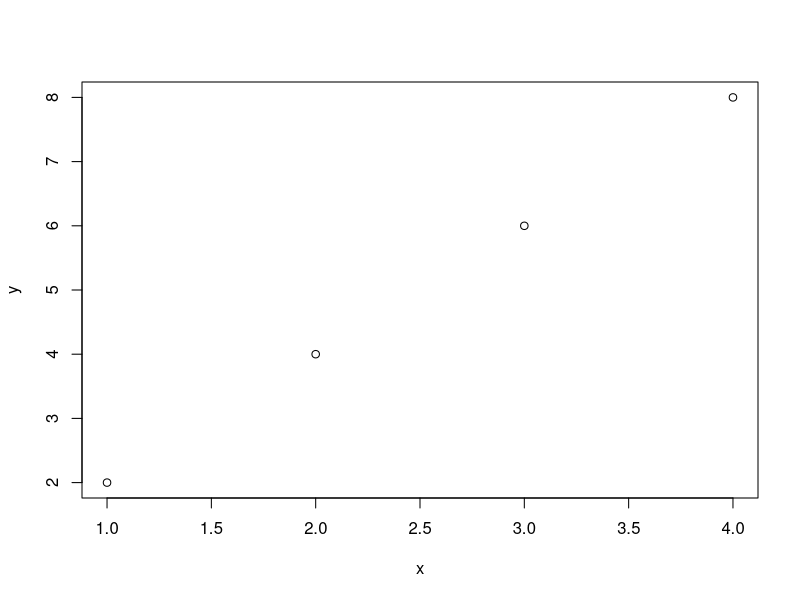
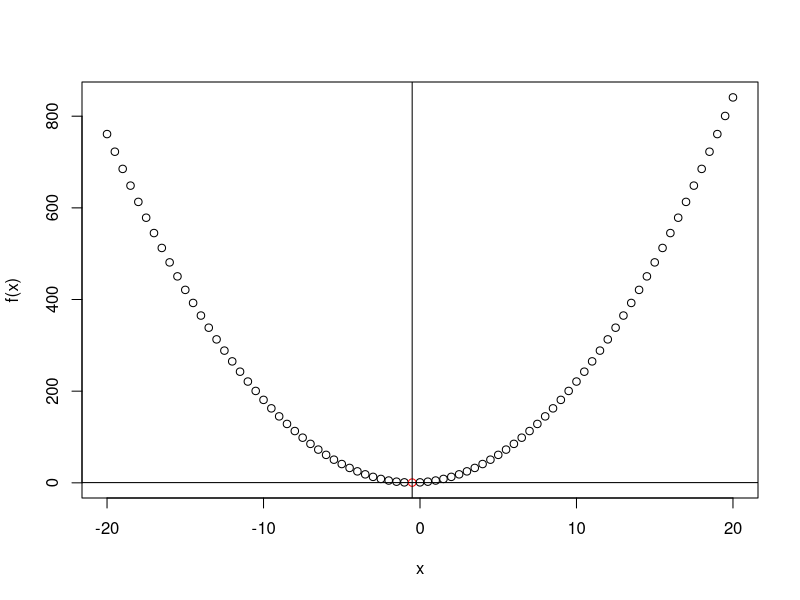
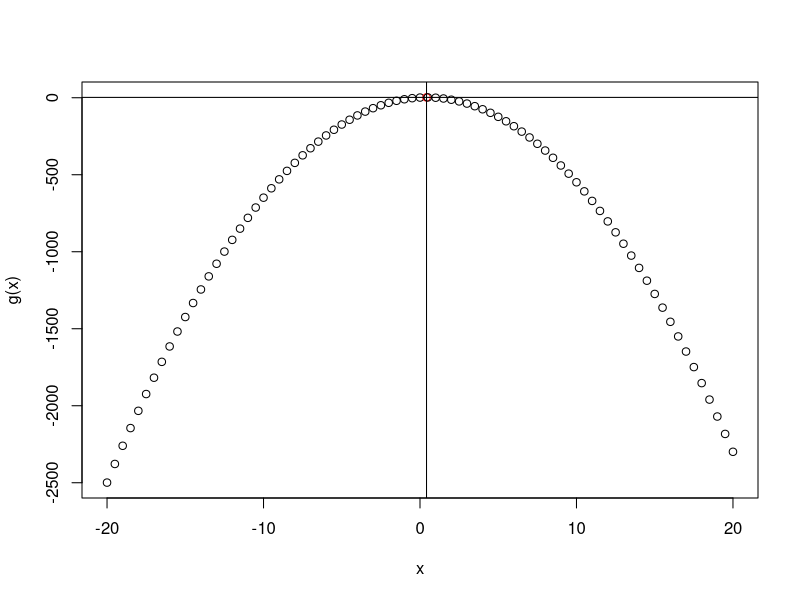
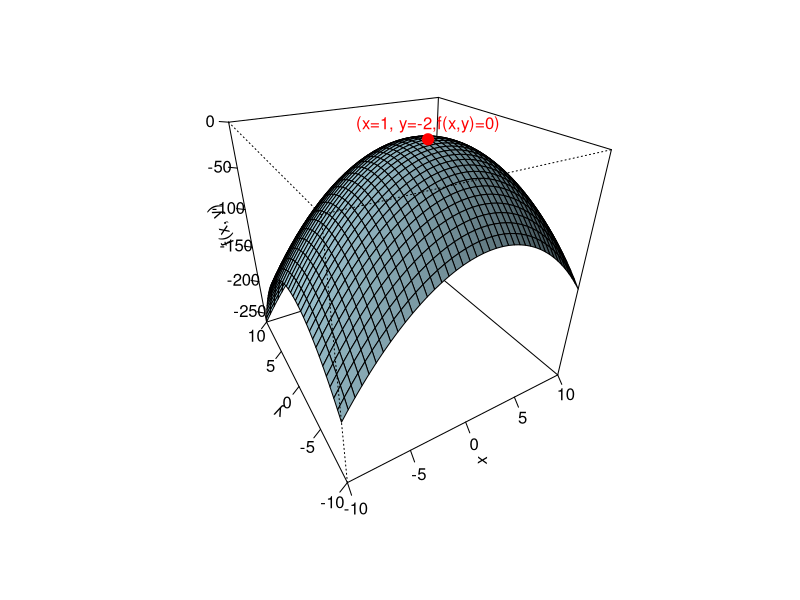

Write R code to recreate these figures, in order.
## ---- chunk 1
x = sample(1:5,5,replace = T) # função para selecionar 5 números entre 1 e 10. Com reposição
x
length(x) # comprimento x. Tamanho da amostra
mean(x) # média de x
var(x) # variância de x
sd(x) # desvio padrão x
summary(x) # algumas estatísticas de x
table(x) # tabela de frequência
sort(x,decreasing = F) # organizar os dados de forma crescente
## ---- chunk 2
f_x = function(x){
  f_x = 2*x # função
  return(f_x)
}

x = c(1,2,3,4)
(y = f_x(x))
args(f_x)
plot(x,y)
## ---- chunk 3
formals(f_x)
body(f_x)
environment(f_x)
attr(f_x, "srcref")
## ---- chunk 4
fxy = function(x,y){
  f_xy = exp(-(x+y))
  return(f_xy)
}
fxy(x=2,y=4)
## ---- chunk 5
media = function(x){
  media_x = sum(x)/length(x)
  return(media_x)
}
y = sample(1:100,20,replace=T)
media(y)
mean(y)
## ---- chunk 6
dia_semana <- function(numero_dia) {
  dia <- switch(
    numero_dia,
    "1" = "Domingo",
    "2" = "Segunda-feira",
    "3" = "Terça-feira",
    "4" = "Quarta-feira",
    "5" = "Quinta-feira",
    "6" = "Sexta-feira",
    "7" = "Sábado"
  )
  return(cat("O dia correspondente ao número", numero_dia, "é", dia, "\n"))
}
dia_semana(2)
## ---- chunk 7
# Função para somar dois números com valores padrão
soma_com_default <- function(a, b) {
  if (missing(a)) {
    a <- 0
  }
  
  if (missing(b)) {
    b <- 0
  }
  
  return(a + b)
}

# Testando a função com diferentes combinações de argumentos
print(soma_com_default(3, 5))   # Ambos os argumentos fornecidos: 8
print(soma_com_default(3))      # Apenas 'a' fornecido: 3
print(soma_com_default(b = 5))  # Apenas 'b' fornecido: 5
print(soma_com_default())       # Nenhum argumento fornecido: 0

## ---- chunk 8
sample
## ---- chunk 9
media = function(x = c(1,2,3,4)){
  return( sum(x)/length(x)) 
}
media()
## ---- chunk 10
sum

`[`

## ---- chunk 11
media_ponderada <- function(valores,pesos,...) {
  # Calcula a média ponderada
  resultado <- sum(valores * pesos,...) / sum(pesos,...)
  return(resultado)
}
media_ponderada(c(1,2,NA),c(1,2,3))
media_ponderada(c(1,2,NA),c(1,2,3),na.rm=T)
## ---- chunk 12

media_ponderada <- function(x,peso=c(1,1,1),...)return(sum(peso*x,...)/sum(peso,...))


media_ponderada(c(1,2,3)) # o nome da função vem antes de seus argumento
## ---- chunk 13
#| echo: false
2-3 ; 2+3 ; 2*3; 2/3 # os operadores estão entre dois argumentos
## ---- chunk 14
x <- c(1,2,3,4,5)
6 %in% x # o número 6 pertence ao conjuto x?
x <- c(1,2,3,4,5)
2 %in% x # o número 2 pertence ao conjuto x?
## ---- chunk 15
mat1 = matrix(c(1,2,3,4),2,2)
mat2 = matrix(c(1,2,3,4),2,2)
mat1 %*% mat2 # multiplicação de matriz
## ---- chunk 16
`%+%` <- function(a, b) paste(a, b,sep="-")
"new " %+% "string"
## ---- chunk 17
require(magrittr) # pacote para usar %>%
x <- c(1,2,3,4)
desvio_padrao = sqrt( var(x) )
desvio_padrao = var(x) %>% sqrt()
desvio_padrao = var(x) |> sqrt() # pacote base
## ---- chunk 18
1:5 %>% {(. + 1) / 2} # 1:5 são utilizados no lugar do ponto
## ---- chunk 19
x = c(1,2,3,4)
names(x) <- paste0("n",1:length(x))
x
## ---- chunk 20
"replace_second<-" = function(x,value){
  x[2] <- value
  x
}
x = c(1,2,3,4)
replace_second(x) <- 0L
x
## ---- chunk 21
'modify<-' <- function(x, position, value) {
  x[position] <- value
  x
}
x = 1:5
modify(x, 1) <- 2 # value=2
x
## ---- chunk 22
calcular_media <- function(x) {
  if (length(x) == 0) {
    stop("Erro: O vetor está vazio.")
  }
  if (is.numeric(x) == F) {
    stop("Erro: vetor deve ser do tipo numérico")
  }
  return(mean(x))
}
calcular_media(1:4)
## ---- chunk 23
calcular_raiz_quadrada <- function(x) {
  if (any(x < 0)) {
    warning("Alguns valores são negativos. A raiz quadrada de números negativos será tratada como NaN.")
  }
  return(sqrt(x))
}

# Exemplo de uso
resultado <- calcular_raiz_quadrada(c(4, -9, 16))
print(resultado)

## ---- chunk 24
calcular_cubo <- function(x) {
  message("Calculando o cubo dos valores.")
  return(x^3)
}

# Exemplo de uso
resultado <- calcular_cubo(c(2, 3, 4))
print(resultado)
## ---- chunk 25
x = c()
mean(x)
resultado <- try(mean(), silent = TRUE)
resultado
if (inherits(resultado, "try-error")) { # verifica se o objeto resultado é da classe "try-error
    cat("Erro: Ocorreu um problema ao calcular a média.\n")}
## ---- chunk 26
#| warning: true
x = c()
mean(x)
suppressWarnings(mean(x))
## ---- chunk 27
calcular_cubo <- function(x) {
  message("Calculando o cubo dos valores.")
  return(x^3)
}

# Exemplo de uso
resultado <- suppressMessages(calcular_cubo(c(2, 3, 4)))
resultado
## ---- chunk 28
# Lista de argumentos
args <- list(1, 2, 3, 4, 5)

# Usando do.call para chamar a função sum
resultado <- do.call(sum, args)
print(resultado)  # Isso imprimirá 15

## ---- chunk 29
# Definindo uma função que cria uma sequência
criar_sequencia <- function(inicio, fim, passo = 1) {
  return(seq(from = inicio, to = fim, by = passo))
}

# Lista de argumentos com parâmetros nomeados
args <- list(inicio = 1, fim = 10, passo = 2)

# Usando do.call para chamar a função criar_sequencia
sequencia <- do.call(criar_sequencia, args)
print(sequencia) 
## ---- chunk 30
# Criando dois data frames
df1 <- data.frame(a = 1:3, b = 4:6)
df2 <- data.frame(a = 7:9, b = 10:12)

# Lista de data frames
dfs <- list(df1, df2)

# Usando do.call com rbind para combinar os data frames
df_combinado <- do.call(rbind, dfs)
print(df_combinado)


## ---- chunk 31
# Criando dois data frames
df1 <- data.frame(a = 1:3, b = 4:6)
df2 <- data.frame(c = 7:9, d = 10:12)

# Lista de data frames
dfs <- list(df1, df2)

# Usando do.call com rbind para combinar os data frames
df_combinado <- do.call(cbind, dfs)
print(df_combinado)
## ---- chunk 32
vectors <- list(c(1, 2, 3), c(4, 5, 6))
op = "SOMA"

if (op == "SOMA") {
  result <- do.call("+", vectors)
} else if(op != "SOMA") 
  {
  result <- do.call("*", vectors)
}

result
## ---- chunk 33
strings_list <- list("Hello", "world!", "How", "are", "you?")
strings_list
# Combine strings in the list into a single sentence
do.call(paste, c(strings_list,sep=" "))

## ---- chunk 34
y = list(c(rnorm(100)))

do.call(what = function(x) var(x)|> sqrt(),args = y)
## ---- chunk 35
# Criando um vetor de números
numeros <- c(1, 5, 8, 3, 7, 2)

# Usando Filter com uma função anônima
filtrados <- Filter(function(x) x^2 > 4, numeros)

print(filtrados)
## ---- chunk 36

#forma 1: função anônima
integrate(function(x) 3*exp(-3*x), 1, 2)

#forma 2: 
f_x = function(x){
  fx = 3*exp(-3*x)
  return(fx)
  }
integrate(f_x, 1,2)
## ---- chunk 37
f_linha = D(expression(2*x^2+2*x+1),"x") 
x = 2
eval(f_linha) # avaliando a derivada no ponto x=2
## ---- chunk 38
f_deriv = deriv3(expression(2*x^2+2*x+1),"x",function.arg = T) 
f_deriv(2)
## ---- chunk 39
# criando a função 
f_x = function(x){
  fx =2*x^2 + 2*x+1
  return(fx)
}

# #forma 1

# min_x = optimise(f_x,maximum = F,interval = c(-100,100)) # encontrando o valor de x que minimza a função 2*x^2 + 2*x+1

# #forma 2
min_x = optimise(function(x){2*x^2 + 2*x+1}, #função anônima
                 maximum = F,
                 interval = c(-100,100)
                 ) # encontrando o valor de x que minimza a função 2*x^2 + 2*x+1

min_x

f_x(min_x$minimum) # valor aplicado no ponto

x = seq(-20,20,0.5) # criando uma sequência

plot(
  x,
  f_x(x),
  xlab = "x",
  ylab = "f(x)",
  col = ifelse(x == min_x$minimum, "red", "black")
  ) # plotando o gráfico de x por f(x)


abline(v=min_x$minimum,h =f_x(min_x$minimum) ) # identificando os pontos

## ---- chunk 40
g_x = function(x){
  gx =-6*x^2 + 5*x+1
  return(gx)
}

# #forma 1
# max_x = optimise(g_x,
#                  maximum = T,
#                  interval = c(-100,100)) # encontrando o valor de x que maximiza a função -6*x^2 + 5*x+1

#forma 2
max_x = optimise(function(x){-6*x^2 + 5*x+1},  #função anônima
                 maximum = T,
                 interval = c(-100,100)) # encontrando o valor de x que maximiza a função -6*x^2 + 5*x+1



max_x

g_x(max_x$maximum) # valor aplicado no ponto

x = seq(-20,20,0.5) |> c(max_x$maximum) |> sort() # criando uma sequência

plot(
  x,
  g_x(x),
  xlab = "x",
  ylab = "g(x)",
  col = ifelse(x == max_x$maximum, "red", "black")
  ) # plotando o gráfico de x por g(x)


abline(v=max_x$maximum,h =f_x(max_x$maximum) ) # identificando os pontos


## ---- chunk 41
fxy <- function(vetor) {
  x <- vetor[1]
  y <- vetor[2]
  -( (x - 1)^2 + (y + 2)^2  )
}

ponto_max = optim(par = c(0,0), # valores iniciais
      fn = fxy,
      control = list(fnscale=-1) # para encontrar o ponto de máximo:fnscale=-1
      )
ponto_max

x = y = seq(-10,10,0.5) # criando uma sequência de pontos
length(x)

f_xy = outer(x,
             y,
             function(x, y) {
               -((x - 1) ^ 2 + (y + 2) ^ 2)
             })

# gráfico 3d

super = persp(
  x,
  y,
  f_xy,
  col = "lightblue", # cor da superfície 
  shade = 0.4,
  ticktype = "detailed", # colocar os números nos eixos
  xlab = "x",
  ylab = "y",
  zlab = "f(x, y)",
  phi = 30, # rotacionar a imagem
  theta = -30, # rotacionar a imagem
)

x0 = ponto_max$par[1]
y0 = ponto_max$par[2]
z0 = ponto_max$value # fxy(c(x0,y0))

# Converte o ponto (x0, y0, z0) para coordenadas 3d
ponto <- trans3d(x0, y0, z0, super)

# Adiciona o ponto no gráfico
points(ponto, col = "red", pch = 19, cex = 1.5)
# Adiciona um texto com coordenadas
text(ponto, labels = "(x=1, y=-2,f(x,y)=0)", pos = 3, col = "red")
## ---- chunk 42
funs <- list(
  half = function(x) x / 2,
  mult = function(x) x * 2
)
funs$mult(10)

